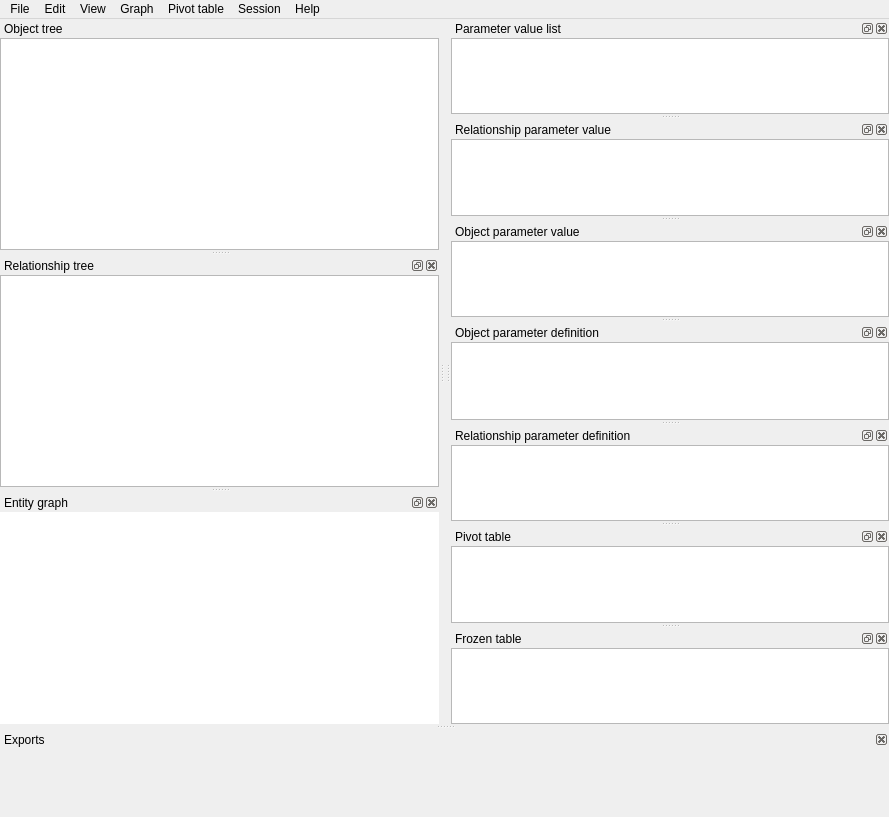
<?xml version="1.0" encoding="UTF-8"?>
<!--
######################################################################################################################
# Copyright (C) 2017-2020 Spine project consortium
# This file is part of Spine Toolbox.
# Spine Toolbox is free software: you can redistribute it and\/or modify it under the terms of the GNU Lesser General
# Public License as published by the Free Software Foundation, either version 3 of the License, or (at your option)
# any later version. This program is distributed in the hope that it will be useful, but WITHOUT ANY WARRANTY;
# without even the implied warranty of MERCHANTABILITY or FITNESS FOR A PARTICULAR PURPOSE. See the GNU Lesser General
# Public License for more details. You should have received a copy of the GNU Lesser General Public License along with
# this program. If not, see <http:\/\/www.gnu.org\/licenses\/>.
######################################################################################################################
-->
<ui version="4.0">
 <class>MainWindow</class>
 <widget class="QMainWindow" name="MainWindow">
  <property name="geometry">
   <rect>
    <x>0</x>
    <y>0</y>
    <width>889</width>
    <height>817</height>
   </rect>
  </property>
  <property name="windowTitle">
   <string>MainWindow</string>
  </property>
  <property name="layoutDirection">
   <enum>Qt::LeftToRight</enum>
  </property>
  <property name="dockOptions">
   <set>QMainWindow::AllowNestedDocks|QMainWindow::AllowTabbedDocks|QMainWindow::AnimatedDocks|QMainWindow::GroupedDragging</set>
  </property>
  <widget class="QWidget" name="centralwidget">
   <property name="sizePolicy">
    <sizepolicy hsizetype="Fixed" vsizetype="Fixed">
     <horstretch>0</horstretch>
     <verstretch>0</verstretch>
    </sizepolicy>
   </property>
   <layout class="QVBoxLayout" name="verticalLayout_2">
    <property name="spacing">
     <number>0</number>
    </property>
    <property name="leftMargin">
     <number>0</number>
    </property>
    <property name="topMargin">
     <number>0</number>
    </property>
    <property name="rightMargin">
     <number>0</number>
    </property>
    <property name="bottomMargin">
     <number>0</number>
    </property>
   </layout>
  </widget>
  <widget class="QMenuBar" name="menubar">
   <property name="geometry">
    <rect>
     <x>0</x>
     <y>0</y>
     <width>889</width>
     <height>28</height>
    </rect>
   </property>
   <property name="nativeMenuBar">
    <bool>false</bool>
   </property>
   <widget class="QMenu" name="menuSession">
    <property name="title">
     <string>Session</string>
    </property>
    <addaction name="actionRefresh"/>
    <addaction name="actionCommit"/>
    <addaction name="actionRollback"/>
    <addaction name="separator"/>
    <addaction name="actionView_history"/>
   </widget>
   <widget class="QMenu" name="menuEdit">
    <property name="title">
     <string>Edit</string>
    </property>
    <addaction name="actionCopy"/>
    <addaction name="actionPaste"/>
    <addaction name="separator"/>
    <addaction name="actionAdd_object_classes"/>
    <addaction name="actionAdd_objects"/>
    <addaction name="actionAdd_relationship_classes"/>
    <addaction name="actionAdd_relationships"/>
    <addaction name="actionManage_relationships"/>
    <addaction name="separator"/>
    <addaction name="actionEdit_selected"/>
    <addaction name="separator"/>
    <addaction name="actionRemove_selected"/>
    <addaction name="actionMass_remove_items"/>
    <addaction name="separator"/>
    <addaction name="actionManage_parameter_tags"/>
    <addaction name="separator"/>
   </widget>
   <widget class="QMenu" name="menuFile">
    <property name="title">
     <string>File</string>
    </property>
    <addaction name="separator"/>
    <addaction name="actionImport"/>
    <addaction name="actionMapping_import"/>
    <addaction name="actionExport"/>
    <addaction name="actionExport_session"/>
    <addaction name="separator"/>
    <addaction name="actionExport_graph_as_pdf"/>
    <addaction name="separator"/>
    <addaction name="actionSettings"/>
    <addaction name="separator"/>
    <addaction name="actionClose"/>
   </widget>
   <widget class="QMenu" name="menuView">
    <property name="title">
     <string>View</string>
    </property>
    <addaction name="separator"/>
    <addaction name="actionStacked_style"/>
    <addaction name="actionPivot_style"/>
    <addaction name="actionGraph_style"/>
   </widget>
   <widget class="QMenu" name="menuGraph">
    <property name="title">
     <string>Graph</string>
    </property>
    <property name="toolTipsVisible">
     <bool>true</bool>
    </property>
    <widget class="QMenu" name="menuRestore_pruned">
     <property name="title">
      <string>Restore pruned</string>
     </property>
    </widget>
    <widget class="QMenu" name="menuAdd_parameter_heat_map">
     <property name="title">
      <string>Add parameter heat map</string>
     </property>
    </widget>
    <addaction name="actionFull_relationship_expansion"/>
    <addaction name="separator"/>
    <addaction name="actionSave_positions"/>
    <addaction name="actionClear_positions"/>
    <addaction name="separator"/>
    <addaction name="actionHide_selected"/>
    <addaction name="actionShow_hidden"/>
    <addaction name="separator"/>
    <addaction name="actionPrune_selected_entities"/>
    <addaction name="actionPrune_selected_classes"/>
    <addaction name="menuRestore_pruned"/>
    <addaction name="actionRestore_all_pruned"/>
    <addaction name="separator"/>
    <addaction name="menuAdd_parameter_heat_map"/>
    <addaction name="actionRebuild_graph"/>
    <addaction name="separator"/>
   </widget>
   <widget class="QMenu" name="menuHelp">
    <property name="title">
     <string>Help</string>
    </property>
    <addaction name="actionUser_guide"/>
   </widget>
   <widget class="QMenu" name="menuPivot_table">
    <property name="title">
     <string>Pivot table</string>
    </property>
   </widget>
   <addaction name="menuFile"/>
   <addaction name="menuEdit"/>
   <addaction name="menuView"/>
   <addaction name="menuGraph"/>
   <addaction name="menuPivot_table"/>
   <addaction name="menuSession"/>
   <addaction name="menuHelp"/>
  </widget>
  <widget class="QDockWidget" name="dockWidget_parameter_value_list">
   <property name="windowTitle">
    <string>Parameter value list</string>
   </property>
   <attribute name="dockWidgetArea">
    <number>2</number>
   </attribute>
   <widget class="QWidget" name="dockWidgetContents">
    <layout class="QVBoxLayout" name="verticalLayout">
     <property name="spacing">
      <number>0</number>
     </property>
     <property name="leftMargin">
      <number>0</number>
     </property>
     <property name="topMargin">
      <number>0</number>
     </property>
     <property name="rightMargin">
      <number>0</number>
     </property>
     <property name="bottomMargin">
      <number>0</number>
     </property>
     <item>
      <widget class="ParameterValueListTreeView" name="treeView_parameter_value_list">
       <property name="contextMenuPolicy">
        <enum>Qt::DefaultContextMenu</enum>
       </property>
       <property name="accessibleName">
        <string>parameter value list</string>
       </property>
       <property name="editTriggers">
        <set>QAbstractItemView::AnyKeyPressed|QAbstractItemView::EditKeyPressed</set>
       </property>
       <property name="selectionMode">
        <enum>QAbstractItemView::ExtendedSelection</enum>
       </property>
       <property name="uniformRowHeights">
        <bool>true</bool>
       </property>
      </widget>
     </item>
    </layout>
   </widget>
  </widget>
  <widget class="QDockWidget" name="dockWidget_relationship_parameter_value">
   <property name="windowTitle">
    <string>Relationship parameter value</string>
   </property>
   <attribute name="dockWidgetArea">
    <number>2</number>
   </attribute>
   <widget class="QWidget" name="dockWidgetContents_2">
    <layout class="QVBoxLayout" name="verticalLayout_5">
     <property name="spacing">
      <number>0</number>
     </property>
     <property name="leftMargin">
      <number>0</number>
     </property>
     <property name="topMargin">
      <number>0</number>
     </property>
     <property name="rightMargin">
      <number>0</number>
     </property>
     <property name="bottomMargin">
      <number>0</number>
     </property>
     <item>
      <widget class="RelationshipParameterValueTableView" name="tableView_relationship_parameter_value">
       <property name="sizePolicy">
        <sizepolicy hsizetype="Expanding" vsizetype="Expanding">
         <horstretch>2</horstretch>
         <verstretch>0</verstretch>
        </sizepolicy>
       </property>
       <property name="mouseTracking">
        <bool>true</bool>
       </property>
       <property name="contextMenuPolicy">
        <enum>Qt::DefaultContextMenu</enum>
       </property>
       <property name="accessibleName">
        <string>relationship parameter value</string>
       </property>
       <property name="layoutDirection">
        <enum>Qt::LeftToRight</enum>
       </property>
       <property name="tabKeyNavigation">
        <bool>false</bool>
       </property>
       <property name="selectionBehavior">
        <enum>QAbstractItemView::SelectItems</enum>
       </property>
       <property name="sortingEnabled">
        <bool>false</bool>
       </property>
       <property name="wordWrap">
        <bool>false</bool>
       </property>
       <attribute name="horizontalHeaderHighlightSections">
        <bool>false</bool>
       </attribute>
       <attribute name="verticalHeaderVisible">
        <bool>false</bool>
       </attribute>
       <attribute name="verticalHeaderHighlightSections">
        <bool>false</bool>
       </attribute>
      </widget>
     </item>
    </layout>
   </widget>
  </widget>
  <widget class="QDockWidget" name="dockWidget_object_parameter_value">
   <property name="windowTitle">
    <string>Object parameter value</string>
   </property>
   <attribute name="dockWidgetArea">
    <number>2</number>
   </attribute>
   <widget class="QWidget" name="dockWidgetContents_3">
    <layout class="QVBoxLayout" name="verticalLayout_3">
     <property name="spacing">
      <number>0</number>
     </property>
     <property name="leftMargin">
      <number>0</number>
     </property>
     <property name="topMargin">
      <number>0</number>
     </property>
     <property name="rightMargin">
      <number>0</number>
     </property>
     <property name="bottomMargin">
      <number>0</number>
     </property>
     <item>
      <widget class="ObjectParameterValueTableView" name="tableView_object_parameter_value">
       <property name="sizePolicy">
        <sizepolicy hsizetype="Expanding" vsizetype="Expanding">
         <horstretch>2</horstretch>
         <verstretch>0</verstretch>
        </sizepolicy>
       </property>
       <property name="font">
        <font>
         <weight>50</weight>
         <bold>false</bold>
        </font>
       </property>
       <property name="mouseTracking">
        <bool>true</bool>
       </property>
       <property name="contextMenuPolicy">
        <enum>Qt::DefaultContextMenu</enum>
       </property>
       <property name="accessibleName">
        <string>object parameter value</string>
       </property>
       <property name="layoutDirection">
        <enum>Qt::LeftToRight</enum>
       </property>
       <property name="tabKeyNavigation">
        <bool>false</bool>
       </property>
       <property name="selectionBehavior">
        <enum>QAbstractItemView::SelectItems</enum>
       </property>
       <property name="sortingEnabled">
        <bool>false</bool>
       </property>
       <property name="wordWrap">
        <bool>false</bool>
       </property>
       <attribute name="horizontalHeaderHighlightSections">
        <bool>false</bool>
       </attribute>
       <attribute name="verticalHeaderVisible">
        <bool>false</bool>
       </attribute>
       <attribute name="verticalHeaderHighlightSections">
        <bool>false</bool>
       </attribute>
       <attribute name="verticalHeaderMinimumSectionSize">
        <number>20</number>
       </attribute>
      </widget>
     </item>
    </layout>
   </widget>
  </widget>
  <widget class="QDockWidget" name="dockWidget_object_parameter_definition">
   <property name="windowTitle">
    <string>Object parameter definition</string>
   </property>
   <attribute name="dockWidgetArea">
    <number>2</number>
   </attribute>
   <widget class="QWidget" name="dockWidgetContents_4">
    <layout class="QVBoxLayout" name="verticalLayout_8">
     <property name="spacing">
      <number>0</number>
     </property>
     <property name="leftMargin">
      <number>0</number>
     </property>
     <property name="topMargin">
      <number>0</number>
     </property>
     <property name="rightMargin">
      <number>0</number>
     </property>
     <property name="bottomMargin">
      <number>0</number>
     </property>
     <item>
      <widget class="ObjectParameterDefinitionTableView" name="tableView_object_parameter_definition">
       <property name="sizePolicy">
        <sizepolicy hsizetype="Expanding" vsizetype="Expanding">
         <horstretch>2</horstretch>
         <verstretch>0</verstretch>
        </sizepolicy>
       </property>
       <property name="contextMenuPolicy">
        <enum>Qt::DefaultContextMenu</enum>
       </property>
       <property name="accessibleName">
        <string>object parameter definition</string>
       </property>
       <property name="layoutDirection">
        <enum>Qt::LeftToRight</enum>
       </property>
       <property name="tabKeyNavigation">
        <bool>false</bool>
       </property>
       <property name="selectionBehavior">
        <enum>QAbstractItemView::SelectItems</enum>
       </property>
       <property name="sortingEnabled">
        <bool>false</bool>
       </property>
       <property name="wordWrap">
        <bool>false</bool>
       </property>
       <attribute name="horizontalHeaderHighlightSections">
        <bool>false</bool>
       </attribute>
       <attribute name="horizontalHeaderShowSortIndicator" stdset="0">
        <bool>false</bool>
       </attribute>
       <attribute name="verticalHeaderVisible">
        <bool>false</bool>
       </attribute>
       <attribute name="verticalHeaderHighlightSections">
        <bool>false</bool>
       </attribute>
      </widget>
     </item>
    </layout>
   </widget>
  </widget>
  <widget class="QDockWidget" name="dockWidget_relationship_parameter_definition">
   <property name="windowTitle">
    <string>Relationship parameter definition</string>
   </property>
   <attribute name="dockWidgetArea">
    <number>2</number>
   </attribute>
   <widget class="QWidget" name="dockWidgetContents_5">
    <layout class="QVBoxLayout" name="verticalLayout_10">
     <property name="spacing">
      <number>0</number>
     </property>
     <property name="leftMargin">
      <number>0</number>
     </property>
     <property name="topMargin">
      <number>0</number>
     </property>
     <property name="rightMargin">
      <number>0</number>
     </property>
     <property name="bottomMargin">
      <number>0</number>
     </property>
     <item>
      <widget class="RelationshipParameterDefinitionTableView" name="tableView_relationship_parameter_definition">
       <property name="sizePolicy">
        <sizepolicy hsizetype="Expanding" vsizetype="Expanding">
         <horstretch>2</horstretch>
         <verstretch>0</verstretch>
        </sizepolicy>
       </property>
       <property name="contextMenuPolicy">
        <enum>Qt::DefaultContextMenu</enum>
       </property>
       <property name="accessibleName">
        <string>relationship parameter definition</string>
       </property>
       <property name="layoutDirection">
        <enum>Qt::LeftToRight</enum>
       </property>
       <property name="tabKeyNavigation">
        <bool>false</bool>
       </property>
       <property name="selectionBehavior">
        <enum>QAbstractItemView::SelectItems</enum>
       </property>
       <property name="sortingEnabled">
        <bool>false</bool>
       </property>
       <property name="wordWrap">
        <bool>false</bool>
       </property>
       <attribute name="horizontalHeaderHighlightSections">
        <bool>false</bool>
       </attribute>
       <attribute name="verticalHeaderVisible">
        <bool>false</bool>
       </attribute>
       <attribute name="verticalHeaderHighlightSections">
        <bool>false</bool>
       </attribute>
      </widget>
     </item>
    </layout>
   </widget>
  </widget>
  <widget class="QDockWidget" name="dockWidget_object_tree">
   <property name="features">
    <set>QDockWidget::NoDockWidgetFeatures</set>
   </property>
   <property name="allowedAreas">
    <set>Qt::LeftDockWidgetArea</set>
   </property>
   <property name="windowTitle">
    <string>Object tree</string>
   </property>
   <attribute name="dockWidgetArea">
    <number>1</number>
   </attribute>
   <widget class="QWidget" name="dockWidgetContents_6">
    <layout class="QVBoxLayout" name="verticalLayout_4">
     <property name="spacing">
      <number>0</number>
     </property>
     <property name="leftMargin">
      <number>0</number>
     </property>
     <property name="topMargin">
      <number>0</number>
     </property>
     <property name="rightMargin">
      <number>0</number>
     </property>
     <property name="bottomMargin">
      <number>0</number>
     </property>
     <item>
      <widget class="ObjectTreeView" name="treeView_object">
       <property name="sizePolicy">
        <sizepolicy hsizetype="Expanding" vsizetype="Expanding">
         <horstretch>1</horstretch>
         <verstretch>0</verstretch>
        </sizepolicy>
       </property>
       <property name="contextMenuPolicy">
        <enum>Qt::DefaultContextMenu</enum>
       </property>
       <property name="accessibleName">
        <string>object tree</string>
       </property>
       <property name="editTriggers">
        <set>QAbstractItemView::EditKeyPressed</set>
       </property>
       <property name="selectionMode">
        <enum>QAbstractItemView::ExtendedSelection</enum>
       </property>
       <property name="selectionBehavior">
        <enum>QAbstractItemView::SelectItems</enum>
       </property>
       <property name="iconSize">
        <size>
         <width>20</width>
         <height>20</height>
        </size>
       </property>
       <property name="uniformRowHeights">
        <bool>true</bool>
       </property>
      </widget>
     </item>
    </layout>
   </widget>
  </widget>
  <widget class="QDockWidget" name="dockWidget_relationship_tree">
   <property name="allowedAreas">
    <set>Qt::AllDockWidgetAreas</set>
   </property>
   <property name="windowTitle">
    <string>Relationship tree</string>
   </property>
   <attribute name="dockWidgetArea">
    <number>1</number>
   </attribute>
   <widget class="QWidget" name="dockWidgetContents_7">
    <layout class="QVBoxLayout" name="verticalLayout_6">
     <property name="spacing">
      <number>0</number>
     </property>
     <property name="leftMargin">
      <number>0</number>
     </property>
     <property name="topMargin">
      <number>0</number>
     </property>
     <property name="rightMargin">
      <number>0</number>
     </property>
     <property name="bottomMargin">
      <number>0</number>
     </property>
     <item>
      <widget class="RelationshipTreeView" name="treeView_relationship">
       <property name="contextMenuPolicy">
        <enum>Qt::DefaultContextMenu</enum>
       </property>
       <property name="accessibleName">
        <string>relationship tree</string>
       </property>
       <property name="editTriggers">
        <set>QAbstractItemView::EditKeyPressed</set>
       </property>
       <property name="selectionMode">
        <enum>QAbstractItemView::ExtendedSelection</enum>
       </property>
       <property name="selectionBehavior">
        <enum>QAbstractItemView::SelectItems</enum>
       </property>
       <property name="iconSize">
        <size>
         <width>20</width>
         <height>20</height>
        </size>
       </property>
       <property name="uniformRowHeights">
        <bool>true</bool>
       </property>
      </widget>
     </item>
    </layout>
   </widget>
  </widget>
  <widget class="QDockWidget" name="dockWidget_entity_graph">
   <property name="windowTitle">
    <string>Entity graph</string>
   </property>
   <attribute name="dockWidgetArea">
    <number>1</number>
   </attribute>
   <widget class="QWidget" name="dockWidgetContents_8">
    <layout class="QVBoxLayout" name="verticalLayout_7">
     <property name="spacing">
      <number>0</number>
     </property>
     <property name="leftMargin">
      <number>0</number>
     </property>
     <property name="topMargin">
      <number>0</number>
     </property>
     <property name="rightMargin">
      <number>0</number>
     </property>
     <property name="bottomMargin">
      <number>0</number>
     </property>
     <item>
      <widget class="EntityQGraphicsView" name="graphicsView">
       <property name="sizePolicy">
        <sizepolicy hsizetype="Expanding" vsizetype="Expanding">
         <horstretch>2</horstretch>
         <verstretch>0</verstretch>
        </sizepolicy>
       </property>
       <property name="mouseTracking">
        <bool>true</bool>
       </property>
       <property name="frameShape">
        <enum>QFrame::NoFrame</enum>
       </property>
       <property name="dragMode">
        <enum>QGraphicsView::ScrollHandDrag</enum>
       </property>
      </widget>
     </item>
    </layout>
   </widget>
  </widget>
  <widget class="QDockWidget" name="dockWidget_pivot_table">
   <property name="windowTitle">
    <string>Pivot table</string>
   </property>
   <attribute name="dockWidgetArea">
    <number>2</number>
   </attribute>
   <widget class="QWidget" name="dockWidgetContents_10">
    <layout class="QVBoxLayout" name="verticalLayout_13">
     <property name="spacing">
      <number>0</number>
     </property>
     <property name="leftMargin">
      <number>0</number>
     </property>
     <property name="topMargin">
      <number>0</number>
     </property>
     <property name="rightMargin">
      <number>0</number>
     </property>
     <property name="bottomMargin">
      <number>0</number>
     </property>
     <item>
      <widget class="PivotTableView" name="pivot_table">
       <property name="contextMenuPolicy">
        <enum>Qt::DefaultContextMenu</enum>
       </property>
      </widget>
     </item>
    </layout>
   </widget>
  </widget>
  <widget class="QDockWidget" name="dockWidget_frozen_table">
   <property name="windowTitle">
    <string>Frozen table</string>
   </property>
   <attribute name="dockWidgetArea">
    <number>2</number>
   </attribute>
   <widget class="QWidget" name="dockWidgetContents_11">
    <layout class="QVBoxLayout" name="verticalLayout_14">
     <property name="spacing">
      <number>0</number>
     </property>
     <property name="leftMargin">
      <number>0</number>
     </property>
     <property name="topMargin">
      <number>0</number>
     </property>
     <property name="rightMargin">
      <number>0</number>
     </property>
     <property name="bottomMargin">
      <number>0</number>
     </property>
     <item>
      <widget class="FrozenTableView" name="frozen_table"/>
     </item>
    </layout>
   </widget>
  </widget>
  <widget class="QDockWidget" name="dockWidget_exports">
   <property name="maximumSize">
    <size>
     <width>524287</width>
     <height>64</height>
    </size>
   </property>
   <property name="features">
    <set>QDockWidget::DockWidgetClosable</set>
   </property>
   <property name="allowedAreas">
    <set>Qt::BottomDockWidgetArea</set>
   </property>
   <property name="windowTitle">
    <string>Exports</string>
   </property>
   <attribute name="dockWidgetArea">
    <number>8</number>
   </attribute>
   <widget class="QWidget" name="dockWidgetContents_12">
    <layout class="QHBoxLayout" name="horizontalLayout_3">
     <property name="spacing">
      <number>0</number>
     </property>
     <property name="leftMargin">
      <number>0</number>
     </property>
     <property name="topMargin">
      <number>0</number>
     </property>
     <property name="rightMargin">
      <number>0</number>
     </property>
     <property name="bottomMargin">
      <number>0</number>
     </property>
     <item>
      <layout class="QHBoxLayout" name="horizontalLayout_exports">
       <property name="spacing">
        <number>1</number>
       </property>
       <item>
        <spacer name="horizontalSpacer">
         <property name="orientation">
          <enum>Qt::Horizontal</enum>
         </property>
         <property name="sizeHint" stdset="0">
          <size>
           <width>40</width>
           <height>20</height>
          </size>
         </property>
        </spacer>
       </item>
      </layout>
     </item>
    </layout>
   </widget>
  </widget>
  <action name="actionCommit">
   <property name="enabled">
    <bool>true</bool>
   </property>
   <property name="icon">
    <iconset resource="../../ui/resources/resources_icons.qrc">
     <normaloff>:/icons/menu_icons/check.svg</normaloff>:/icons/menu_icons/check.svg</iconset>
   </property>
   <property name="text">
    <string>Commit</string>
   </property>
   <property name="shortcut">
    <string>Ctrl+Return</string>
   </property>
  </action>
  <action name="actionRollback">
   <property name="enabled">
    <bool>true</bool>
   </property>
   <property name="icon">
    <iconset resource="../../ui/resources/resources_icons.qrc">
     <normaloff>:/icons/menu_icons/undo.svg</normaloff>:/icons/menu_icons/undo.svg</iconset>
   </property>
   <property name="text">
    <string>Rollback</string>
   </property>
   <property name="shortcut">
    <string>Ctrl+Backspace</string>
   </property>
  </action>
  <action name="actionClose">
   <property name="icon">
    <iconset resource="../../ui/resources/resources_icons.qrc">
     <normaloff>:/icons/menu_icons/window-close.svg</normaloff>:/icons/menu_icons/window-close.svg</iconset>
   </property>
   <property name="text">
    <string>Close</string>
   </property>
   <property name="shortcut">
    <string>Ctrl+W</string>
   </property>
  </action>
  <action name="actionAdd_object_classes">
   <property name="icon">
    <iconset resource="../../ui/resources/resources_icons.qrc">
     <normaloff>:/icons/menu_icons/cube_plus.svg</normaloff>:/icons/menu_icons/cube_plus.svg</iconset>
   </property>
   <property name="text">
    <string>Add object classes</string>
   </property>
   <property name="toolTip">
    <string>Add object classes</string>
   </property>
  </action>
  <action name="actionAdd_objects">
   <property name="icon">
    <iconset resource="../../ui/resources/resources_icons.qrc">
     <normaloff>:/icons/menu_icons/cube_plus.svg</normaloff>:/icons/menu_icons/cube_plus.svg</iconset>
   </property>
   <property name="text">
    <string>Add objects</string>
   </property>
   <property name="toolTip">
    <string>Add objects</string>
   </property>
  </action>
  <action name="actionAdd_relationship_classes">
   <property name="icon">
    <iconset resource="../../ui/resources/resources_icons.qrc">
     <normaloff>:/icons/menu_icons/cubes_plus.svg</normaloff>:/icons/menu_icons/cubes_plus.svg</iconset>
   </property>
   <property name="text">
    <string>Add relationship classes</string>
   </property>
   <property name="toolTip">
    <string>Add relationship classes</string>
   </property>
  </action>
  <action name="actionAdd_relationships">
   <property name="icon">
    <iconset resource="../../ui/resources/resources_icons.qrc">
     <normaloff>:/icons/menu_icons/cubes_plus.svg</normaloff>:/icons/menu_icons/cubes_plus.svg</iconset>
   </property>
   <property name="text">
    <string>Add relationships</string>
   </property>
   <property name="toolTip">
    <string>Add relationships</string>
   </property>
  </action>
  <action name="actionImport">
   <property name="icon">
    <iconset resource="../../ui/resources/resources_icons.qrc">
     <normaloff>:/icons/project_item_icons/database-import.svg</normaloff>:/icons/project_item_icons/database-import.svg</iconset>
   </property>
   <property name="text">
    <string>Import...</string>
   </property>
   <property name="toolTip">
    <string>&lt;html&gt;&lt;head/&gt;&lt;body&gt;&lt;p&gt;Import data from file into current urls&lt;/p&gt;&lt;/body&gt;&lt;/html&gt;</string>
   </property>
  </action>
  <action name="actionExport">
   <property name="enabled">
    <bool>true</bool>
   </property>
   <property name="icon">
    <iconset resource="../../ui/resources/resources_icons.qrc">
     <normaloff>:/icons/project_item_icons/database-export.svg</normaloff>:/icons/project_item_icons/database-export.svg</iconset>
   </property>
   <property name="text">
    <string>Export...</string>
   </property>
   <property name="toolTip">
    <string>&lt;html&gt;&lt;head/&gt;&lt;body&gt;&lt;p&gt;Export data from current url to a file&lt;/p&gt;&lt;/body&gt;&lt;/html&gt;</string>
   </property>
  </action>
  <action name="actionCopy">
   <property name="enabled">
    <bool>true</bool>
   </property>
   <property name="icon">
    <iconset resource="../../ui/resources/resources_icons.qrc">
     <normaloff>:/icons/menu_icons/copy.svg</normaloff>:/icons/menu_icons/copy.svg</iconset>
   </property>
   <property name="text">
    <string>Copy</string>
   </property>
   <property name="shortcut">
    <string>Ctrl+C</string>
   </property>
  </action>
  <action name="actionPaste">
   <property name="enabled">
    <bool>true</bool>
   </property>
   <property name="icon">
    <iconset resource="../../ui/resources/resources_icons.qrc">
     <normaloff>:/icons/menu_icons/paste.svg</normaloff>:/icons/menu_icons/paste.svg</iconset>
   </property>
   <property name="text">
    <string>Paste</string>
   </property>
   <property name="shortcut">
    <string>Ctrl+V</string>
   </property>
  </action>
  <action name="actionRefresh">
   <property name="icon">
    <iconset resource="../../ui/resources/resources_icons.qrc">
     <normaloff>:/icons/menu_icons/sync.svg</normaloff>:/icons/menu_icons/sync.svg</iconset>
   </property>
   <property name="text">
    <string>Refresh</string>
   </property>
   <property name="shortcut">
    <string>F5</string>
   </property>
  </action>
  <action name="actionEdit_selected">
   <property name="enabled">
    <bool>true</bool>
   </property>
   <property name="icon">
    <iconset resource="../../ui/resources/resources_icons.qrc">
     <normaloff>:/icons/menu_icons/cube_pen.svg</normaloff>:/icons/menu_icons/cube_pen.svg</iconset>
   </property>
   <property name="text">
    <string>Edit selected items</string>
   </property>
  </action>
  <action name="actionManage_parameter_tags">
   <property name="text">
    <string>Manage parameter tags</string>
   </property>
  </action>
  <action name="actionRemove_selected">
   <property name="enabled">
    <bool>true</bool>
   </property>
   <property name="text">
    <string>Remove selected items</string>
   </property>
   <property name="shortcut">
    <string>Ctrl+Del</string>
   </property>
  </action>
  <action name="actionHide_selected">
   <property name="text">
    <string>Hide selected</string>
   </property>
  </action>
  <action name="actionShow_hidden">
   <property name="text">
    <string>Show hidden</string>
   </property>
  </action>
  <action name="actionPrune_selected_entities">
   <property name="text">
    <string>Prune selected entities</string>
   </property>
  </action>
  <action name="actionRestore_all_pruned">
   <property name="text">
    <string>Restore all pruned</string>
   </property>
  </action>
  <action name="actionStacked_style">
   <property name="icon">
    <iconset resource="../../ui/resources/resources_icons.qrc">
     <normaloff>:/icons/menu_icons/table.svg</normaloff>:/icons/menu_icons/table.svg</iconset>
   </property>
   <property name="text">
    <string>Stacked style</string>
   </property>
   <property name="toolTip">
    <string>Stacked-table style</string>
   </property>
  </action>
  <action name="actionGraph_style">
   <property name="icon">
    <iconset resource="../../ui/resources/resources_icons.qrc">
     <normaloff>:/icons/project-diagram.svg</normaloff>:/icons/project-diagram.svg</iconset>
   </property>
   <property name="text">
    <string>Graph style</string>
   </property>
  </action>
  <action name="actionPivot_style">
   <property name="icon">
    <iconset resource="../../ui/resources/resources_icons.qrc">
     <normaloff>:/icons/menu_icons/pivot-table.svg</normaloff>:/icons/menu_icons/pivot-table.svg</iconset>
   </property>
   <property name="text">
    <string>Pivot style</string>
   </property>
  </action>
  <action name="actionView_history">
   <property name="text">
    <string>View history...</string>
   </property>
  </action>
  <action name="actionClear_positions">
   <property name="text">
    <string>Clear saved positions</string>
   </property>
  </action>
  <action name="actionSave_positions">
   <property name="text">
    <string>Save positions</string>
   </property>
  </action>
  <action name="actionExport_graph_as_pdf">
   <property name="enabled">
    <bool>false</bool>
   </property>
   <property name="text">
    <string>Export graph as PDF...</string>
   </property>
  </action>
  <action name="actionPrune_selected_classes">
   <property name="text">
    <string>Prune selected classes</string>
   </property>
  </action>
  <action name="actiontt">
   <property name="text">
    <string>tt</string>
   </property>
  </action>
  <action name="actionMass_remove_items">
   <property name="text">
    <string>Mass remove items...</string>
   </property>
  </action>
  <action name="actionSaveAsTemplate">
   <property name="text">
    <string>Save as template...</string>
   </property>
  </action>
  <action name="actionLoadTemplate">
   <property name="text">
    <string>Load template...</string>
   </property>
  </action>
  <action name="actionMapping_import">
   <property name="icon">
    <iconset resource="../../ui/resources/resources_icons.qrc">
     <normaloff>:/icons/project_item_icons/database-import.svg</normaloff>:/icons/project_item_icons/database-import.svg</iconset>
   </property>
   <property name="text">
    <string>Mapping import...</string>
   </property>
   <property name="toolTip">
    <string>&lt;html&gt;&lt;head/&gt;&lt;body&gt;&lt;p&gt;Import data from file into current urls by defining a mapping&lt;/p&gt;&lt;/body&gt;&lt;/html&gt;</string>
   </property>
  </action>
  <action name="actionExport_session">
   <property name="icon">
    <iconset resource="../../ui/resources/resources_icons.qrc">
     <normaloff>:/icons/project_item_icons/database-export.svg</normaloff>:/icons/project_item_icons/database-export.svg</iconset>
   </property>
   <property name="text">
    <string>Export session...</string>
   </property>
   <property name="toolTip">
    <string>&lt;html&gt;&lt;head/&gt;&lt;body&gt;&lt;p&gt;Export items added and updated in the current session (since last commit) into a file&lt;/p&gt;&lt;/body&gt;&lt;/html&gt;</string>
   </property>
  </action>
  <action name="actionSettings">
   <property name="icon">
    <iconset resource="../../ui/resources/resources_icons.qrc">
     <normaloff>:/icons/menu_icons/cog.svg</normaloff>:/icons/menu_icons/cog.svg</iconset>
   </property>
   <property name="text">
    <string>Settings...</string>
   </property>
  </action>
  <action name="actionFull_relationship_expansion">
   <property name="checkable">
    <bool>true</bool>
   </property>
   <property name="checked">
    <bool>true</bool>
   </property>
   <property name="text">
    <string>Full relationship expansion</string>
   </property>
   <property name="toolTip">
    <string>&lt;html&gt;&lt;head/&gt;&lt;body&gt;&lt;p&gt;&lt;span style=&quot; font-weight:600;&quot;&gt;Checked&lt;/span&gt;: Whenever an object is included in the Entity graph, the graph automatically includes &lt;span style=&quot; font-style:italic;&quot;&gt;all&lt;/span&gt; its relationships.&lt;/p&gt;&lt;p&gt;&lt;span style=&quot; font-weight:600;&quot;&gt;Unchecked&lt;/span&gt;: Whenever &lt;span style=&quot; font-style:italic;&quot;&gt;all&lt;/span&gt; the objects in a relationship are included in the Entity graph, the graph automatically includes the relationship.&lt;/p&gt;&lt;/body&gt;&lt;/html&gt;</string>
   </property>
  </action>
  <action name="actionInput_type">
   <property name="text">
    <string>Input type</string>
   </property>
  </action>
  <action name="actionParameter_value">
   <property name="text">
    <string>Parameter value</string>
   </property>
  </action>
  <action name="actionRelationship">
   <property name="text">
    <string>Relationship</string>
   </property>
  </action>
  <action name="actionIndexed_parameter_expansion">
   <property name="text">
    <string>Indexed parameter expansion</string>
   </property>
  </action>
  <action name="actionInput_type_parameter_value">
   <property name="checkable">
    <bool>true</bool>
   </property>
   <property name="checked">
    <bool>true</bool>
   </property>
   <property name="text">
    <string>Parameter value</string>
   </property>
  </action>
  <action name="actionInput_type_relationship">
   <property name="checkable">
    <bool>true</bool>
   </property>
   <property name="text">
    <string>Relationship</string>
   </property>
  </action>
  <action name="actionInput_type_index_expansion">
   <property name="checkable">
    <bool>true</bool>
   </property>
   <property name="text">
    <string>Index expansion</string>
   </property>
  </action>
  <action name="actionRebuild_graph">
   <property name="text">
    <string>Rebuild graph</string>
   </property>
  </action>
  <action name="actionManage_relationships">
   <property name="icon">
    <iconset resource="../../ui/resources/resources_icons.qrc">
     <normaloff>:/icons/menu_icons/cubes_pen.svg</normaloff>:/icons/menu_icons/cubes_pen.svg</iconset>
   </property>
   <property name="text">
    <string>Manage relationships</string>
   </property>
  </action>
  <action name="actionUser_guide">
   <property name="icon">
    <iconset resource="../../ui/resources/resources_icons.qrc">
     <normaloff>:/icons/menu_icons/question-circle.svg</normaloff>:/icons/menu_icons/question-circle.svg</iconset>
   </property>
   <property name="text">
    <string>User guide</string>
   </property>
   <property name="shortcut">
    <string>F1</string>
   </property>
  </action>
 </widget>
 <customwidgets>
  <customwidget>
   <class>EntityQGraphicsView</class>
   <extends>QGraphicsView</extends>
   <header>spinetoolbox/data_store_form/widgets/custom_qgraphicsviews.h</header>
  </customwidget>
  <customwidget>
   <class>ObjectTreeView</class>
   <extends>QTreeView</extends>
   <header>spinetoolbox/data_store_form/widgets/custom_qtreeview.h</header>
  </customwidget>
  <customwidget>
   <class>ParameterValueListTreeView</class>
   <extends>QTreeView</extends>
   <header>spinetoolbox/data_store_form/widgets/custom_qtreeview.h</header>
  </customwidget>
  <customwidget>
   <class>FrozenTableView</class>
   <extends>QTableView</extends>
   <header>spinetoolbox/data_store_form/widgets/custom_qtableview.h</header>
  </customwidget>
  <customwidget>
   <class>RelationshipTreeView</class>
   <extends>QTreeView</extends>
   <header>spinetoolbox/data_store_form/widgets/custom_qtreeview.h</header>
  </customwidget>
  <customwidget>
   <class>PivotTableView</class>
   <extends>QTableView</extends>
   <header>spinetoolbox/data_store_form/widgets/custom_qtableview.h</header>
  </customwidget>
  <customwidget>
   <class>ObjectParameterValueTableView</class>
   <extends>QTableView</extends>
   <header>spinetoolbox/data_store_form/widgets/custom_qtableview.h</header>
  </customwidget>
  <customwidget>
   <class>ObjectParameterDefinitionTableView</class>
   <extends>QTableView</extends>
   <header>spinetoolbox/data_store_form/widgets/custom_qtableview.h</header>
  </customwidget>
  <customwidget>
   <class>RelationshipParameterDefinitionTableView</class>
   <extends>QTableView</extends>
   <header>spinetoolbox/data_store_form/widgets/custom_qtableview.h</header>
  </customwidget>
  <customwidget>
   <class>RelationshipParameterValueTableView</class>
   <extends>QTableView</extends>
   <header>spinetoolbox/data_store_form/widgets/custom_qtableview.h</header>
  </customwidget>
 </customwidgets>
 <tabstops>
  <tabstop>tableView_object_parameter_value</tabstop>
  <tabstop>tableView_object_parameter_definition</tabstop>
  <tabstop>tableView_relationship_parameter_value</tabstop>
  <tabstop>tableView_relationship_parameter_definition</tabstop>
  <tabstop>treeView_parameter_value_list</tabstop>
 </tabstops>
 <resources>
  <include location="../../ui/resources/resources_icons.qrc"/>
 </resources>
 <connections/>
</ui>
